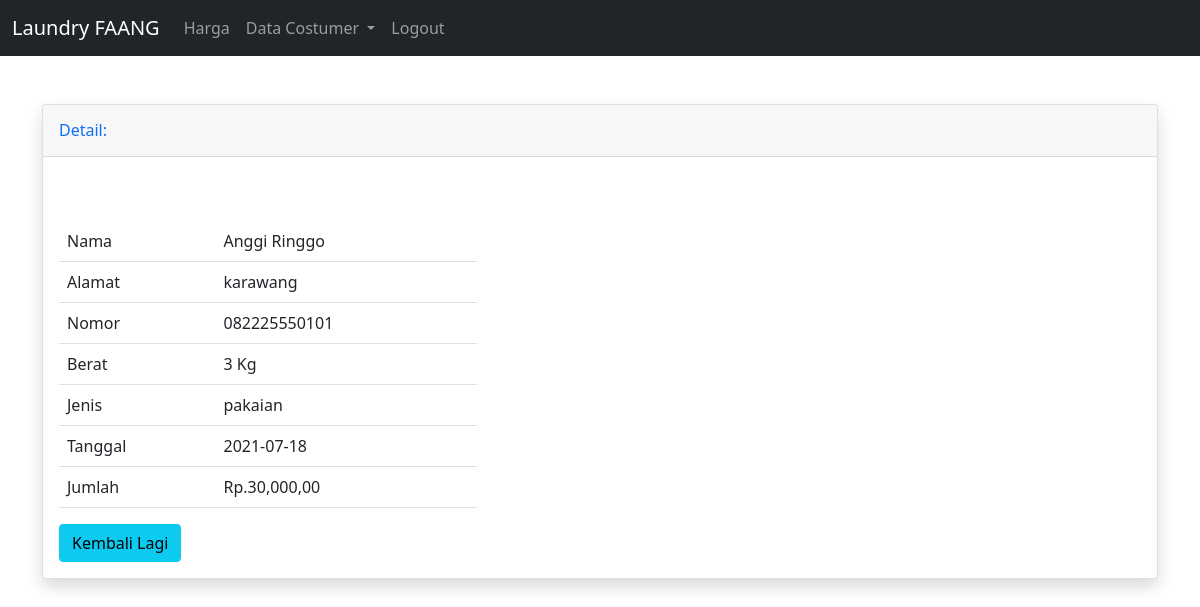
/admin/detail_tahun.php?id=1, run on the app's committed database.
### tables this page shows
CREATE TABLE `data_tahun` (
  `id` int(35) NOT NULL,
  `nama` varchar(150) NOT NULL,
  `alamat` varchar(100) NOT NULL,
  `nomor` varchar(80) NOT NULL,
  `berat` varchar(68) NOT NULL,
  `jenis` varchar(75) NOT NULL,
  `tanggal` varchar(85) NOT NULL,
  `jumlah` varchar(90) NOT NULL
);

### admin/detail_tahun.php (the view, shortened to what this page needs)
<?php
include 'db.php';
 ?>
<!doctype html>
<html lang="en">
  <head>
    <link rel="stylesheet" href="https://stackpath.bootstrapcdn.com/bootstrap/5.0.0-alpha1/css/bootstrap.min.css">
    <link rel="stylesheet" href="style.css">
  </head>
  <body>
    <nav class="navbar navbar-expand-lg navbar-dark bg-dark">
      <div class="container-fluid">
        <a class="navbar-brand text-white" href="index.php">Laundry FAANG</a>
        <div class="collapse navbar-collapse" id="navbarNavDropdown">
          <ul class="navbar-nav">
            <li class="nav-item">
              <a class="nav-link" href="harga.php">Harga</a>
            </li>
            <li class="nav-item dropdown">
              <a class="nav-link dropdown-toggle" href="#" id="navbarDropdownMenuLink" role="button" data-toggle="dropdown" aria-expanded="false">
              Data Costumer
              </a>
            </li>
          </ul>
          <div class="collapse navbar-collapse" id="navbarNavDropdown">
          <ul class="navbar-nav">
            <li class="nav-item">
              <a class="nav-link" href="Logout.php">Logout</a>
            </li></div>
        </div>
      </div>
    </nav>
<div class="container mt-5">
    <div class="card shadow mt-4">
      <div class="card-header py-3 d-flex flex-row align-items-center justify-content-between">
    <h6 class="m-0 font-weight-bold text-primary">Detail:</h6>
      </div>
      <?php
      $id_brg= ($_GET['id']);
      $ggl = !$id_brg;
      if($ggl){
          echo "<div class='col-md-10 col-sm-12 col-xs-12 ml-5 mt-5'>";
             echo "<div class='alert alert-danger mt-4 ml-5' role='alert'>";
            echo "<p><center>Maaf Data Ini Tidak Tersedia</center></p>";
             echo   "</div>";
             echo "</div>";
      }  else{
        $det=mysqli_query($conn, "select * from data_tahun where id='$id_brg'")or die(mysql_error());
        while($d=mysqli_fetch_array($det)){
          ?>
      <div class="row mt-5">
      <div class="col-xl-5 col-lg-5">
      <div class="card-body">
          <table class="table">
            <tr>
              <td>Nama</td>
              <td><?php echo $d['nama']; ?></td>
            </tr>
            <tr>
              <td>Alamat</td>
              <td><?php echo $d['alamat']; ?></td>
            </tr>
            <tr>
              <td>Nomor</td>
              <td><?php echo $d['nomor']; ?></td>
            </tr>
            <tr>
              <td>Berat</td>
              <td><?php echo $d['berat']." Kg"; ?></td>
            </tr>
            <tr>
              <td>Jenis</td>
              <td><?php echo $d['jenis']; ?></td>
            </tr>
            <tr>
              <td>Tanggal</td>
              <td><?php echo $d['tanggal']; ?></td>
            </tr>
            <tr>
              <td>Jumlah</td>
              <td><?php echo "Rp.".number_format($d['jumlah']).",00"; ?></td>
            </tr>
</table>
<div class="row">
<div class="col-md-4">
<a href="tahun.php"><button type="button" class="btn btn-info">Kembali Lagi</button></a>
</div>
<div class="col-md-8">
</div>
</div>
  </div>
</div>
</div>
<?php }} ?>
</div>
</div>
      </body>
    </html>

### data on the page
data_tahun: nama "Anggi Ringgo", alamat "karawang", nomor "082225550101", berat "3", jenis "pakaian", tanggal "2021-07-18", jumlah "30,000"
